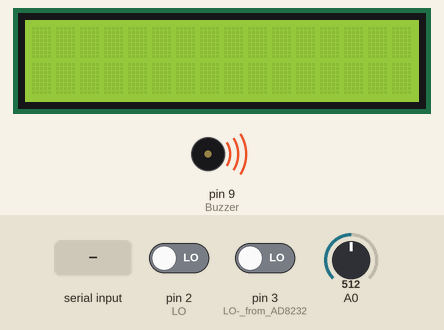
Simulated run of this sketch. Board: Arduino Uno, built with avr-gcc and run on an emulated ATmega328P. On the bench: 16×2 character LCD, buzzer (waves = sounding). The inputs (shaded band) are chosen by the test bench; at power-on: A0 = 512, pin 2 (LO) LOW, pin 3 (LO-_from_AD8232) LOW. What the sketch prints to the serial monitor is not drawn.

Above: at 1.2 s.
1.3 s: A0 set to 394
2.8 s: A0 set to 366
At 3.8 s:
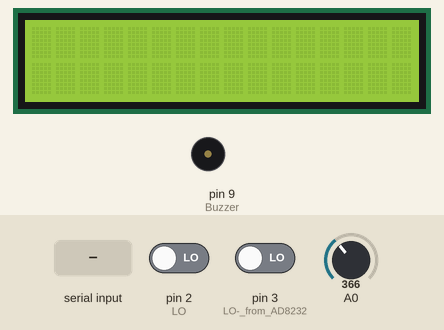
4.3 s: pin 2 (LO) driven HIGH
At 4.9 s:
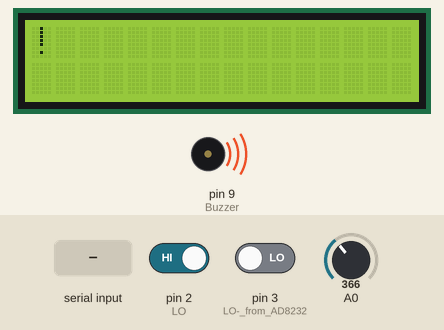
6.0 s: pin 2 (LO) driven LOW
At 6.5 s:
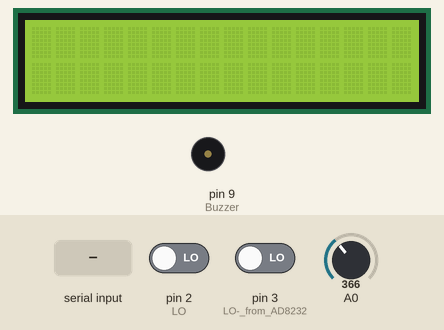
7.6 s: "1" received over Serial
At 8.4 s:
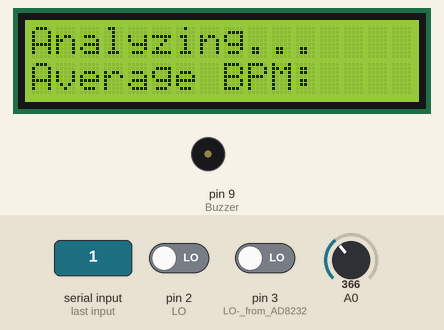
10.6 s: "0" received over Serial
At 12.0 s:
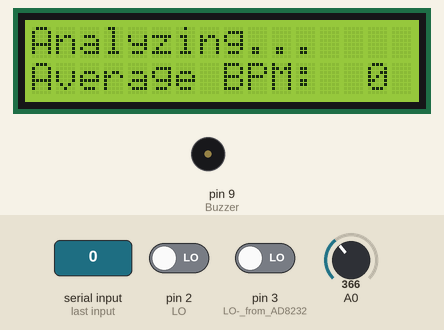
Timing chart, 0 to 13.6 s (numbered marks = the images above; inputs shaded):
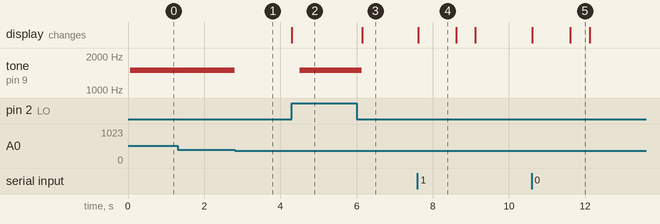

Measured:
- the behaviour switches between 380 and 379 on A0 (found by bisection; images 0 and 1)
- after the input at 1.3 s, every drawn part: stays the same
- after the input at 2.8 s, tone on pin 9 (Buzzer): 1500 Hz → silent at once
- after the input at 4.3 s, tone on pin 9 (Buzzer): silent → 1500 Hz after 0.20 s; the display: changes at once (image 2)
- after the input at 6.0 s, tone on pin 9 (Buzzer): 1500 Hz → silent after 0.14 s; the display: changes after 0.15 s (image 3)
- after the input at 7.6 s, the display: changes at once (image 4)
- after the input at 10.6 s, the display: first changes at once (image 5 shows a later state)
- what the display in image 4 shows lasts 1.0 s, from 7.6 s to 8.6 s

The sketch:

firmware.ino
```cpp
#include <Wire.h>
#include <LiquidCrystal_I2C.h>

bool f = false;                              // (unused, kept as in your code)
LiquidCrystal_I2C lcd(0x3F, 16, 2);          // LCD I2C address 0x3F, 16x2

void setup() {
  pinMode(2, INPUT);                         // LO+ from AD8232 (electrode off detect)
  pinMode(3, INPUT);                         // LO- from AD8232
  pinMode(9, OUTPUT);                        // Buzzer
  Serial.begin(9600);

  lcd.init();
  lcd.backlight();
}

void loop() {
  int Time = millis();                       // (unused, kept as in your code)

  // If either electrode is off, signal (!) and send marker 350 over serial
  if ((digitalRead(2) == 1) || (digitalRead(3) == 1)) {
    Serial.println(350);
    lcd.clear();
    lcd.print("!");
    delay(200);
    tone(9, 1500);
  } else {
    noTone(9);
    int a = analogRead(A0);                  // ECG analog input
    Serial.println(a);

    // Beep while the signal is above threshold
    while (a >= 380) {
      tone(9, 1500);
      a = analogRead(A0);
    }

    noTone(9);
    lcd.setCursor(0, 0);
    lcd.print("Analyzing...");
    // delay(200);

    // When MATLAB sends BPM back over serial, show it
    if (Serial.available() > 0) {
      lcd.setCursor(0, 1);
      lcd.print("Average BPM:");
      lcd.setCursor(14, 1);
      lcd.print(Serial.readString());
      delay(500);
    }

    lcd.clear();
  }
}
```
